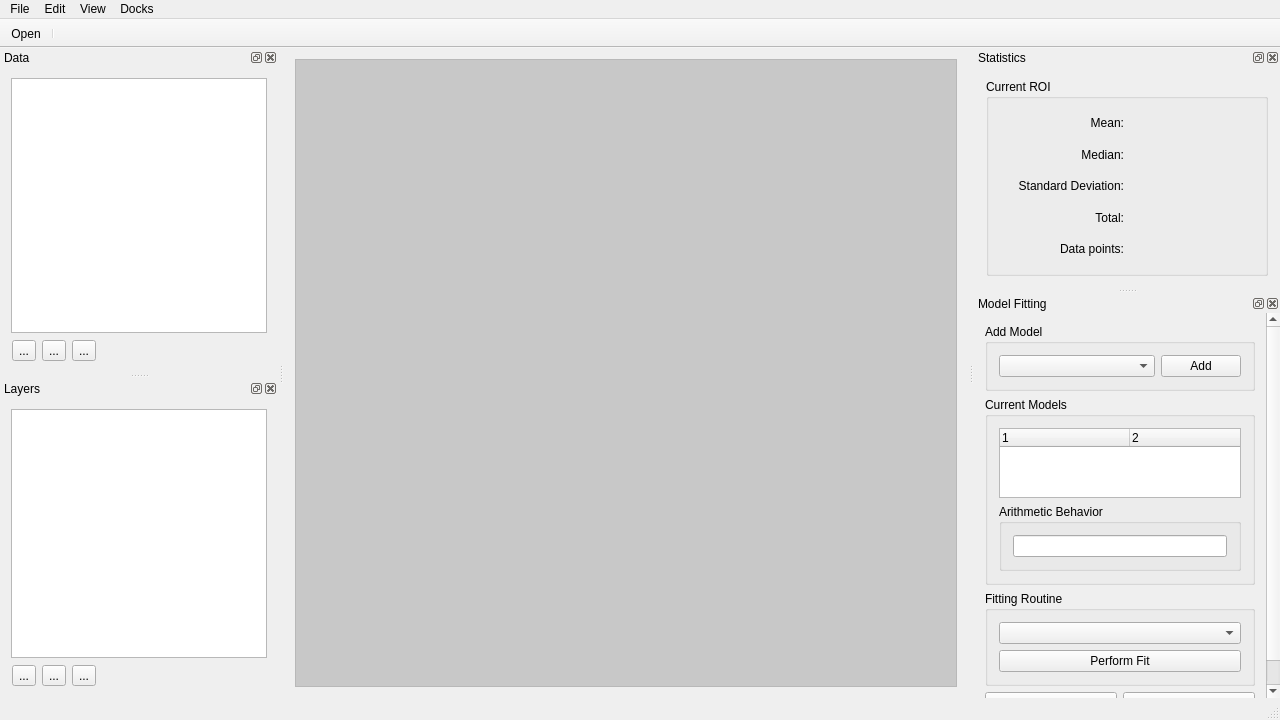
<?xml version="1.0" encoding="UTF-8"?>
<ui version="4.0">
 <class>MainWindow</class>
 <widget class="QMainWindow" name="MainWindow">
  <property name="geometry">
   <rect>
    <x>0</x>
    <y>0</y>
    <width>1280</width>
    <height>720</height>
   </rect>
  </property>
  <property name="minimumSize">
   <size>
    <width>640</width>
    <height>480</height>
   </size>
  </property>
  <property name="windowTitle">
   <string>Pyfocal</string>
  </property>
  <widget class="QWidget" name="centralWidget">
   <layout class="QGridLayout" name="gridLayout">
    <item row="0" column="0">
     <widget class="QMdiArea" name="mdiArea">
      <property name="frameShape">
       <enum>QFrame::StyledPanel</enum>
      </property>
      <property name="frameShadow">
       <enum>QFrame::Plain</enum>
      </property>
      <property name="lineWidth">
       <number>2</number>
      </property>
      <property name="background">
       <brush brushstyle="SolidPattern">
        <color alpha="255">
         <red>200</red>
         <green>200</green>
         <blue>200</blue>
        </color>
       </brush>
      </property>
     </widget>
    </item>
   </layout>
  </widget>
  <widget class="QMenuBar" name="menuBar">
   <property name="geometry">
    <rect>
     <x>0</x>
     <y>0</y>
     <width>1280</width>
     <height>22</height>
    </rect>
   </property>
   <widget class="QMenu" name="menuFile">
    <property name="title">
     <string>File</string>
    </property>
    <addaction name="actionOpen"/>
    <addaction name="separator"/>
    <addaction name="actionExit"/>
   </widget>
   <widget class="QMenu" name="menuEdit">
    <property name="title">
     <string>Edit</string>
    </property>
   </widget>
   <widget class="QMenu" name="menuView">
    <property name="title">
     <string>View</string>
    </property>
   </widget>
   <widget class="QMenu" name="menuDocks">
    <property name="title">
     <string>Docks</string>
    </property>
   </widget>
   <addaction name="menuFile"/>
   <addaction name="menuEdit"/>
   <addaction name="menuView"/>
   <addaction name="menuDocks"/>
  </widget>
  <widget class="QToolBar" name="mainToolBar">
   <property name="movable">
    <bool>false</bool>
   </property>
   <property name="floatable">
    <bool>false</bool>
   </property>
   <attribute name="toolBarArea">
    <enum>TopToolBarArea</enum>
   </attribute>
   <attribute name="toolBarBreak">
    <bool>false</bool>
   </attribute>
   <addaction name="actionOpen"/>
   <addaction name="separator"/>
  </widget>
  <widget class="QStatusBar" name="statusBar"/>
  <widget class="QDockWidget" name="dockWidget">
   <property name="minimumSize">
    <size>
     <width>176</width>
     <height>267</height>
    </size>
   </property>
   <property name="floating">
    <bool>false</bool>
   </property>
   <property name="windowTitle">
    <string notr="true">Data</string>
   </property>
   <attribute name="dockWidgetArea">
    <number>1</number>
   </attribute>
   <widget class="QWidget" name="dockWidgetContents">
    <layout class="QVBoxLayout" name="verticalLayout_3">
     <item>
      <widget class="QListWidget" name="listWidget"/>
     </item>
     <item>
      <layout class="QHBoxLayout" name="horizontalLayout_2">
       <property name="leftMargin">
        <number>1</number>
       </property>
       <property name="topMargin">
        <number>1</number>
       </property>
       <property name="rightMargin">
        <number>1</number>
       </property>
       <property name="bottomMargin">
        <number>1</number>
       </property>
       <item>
        <widget class="QToolButton" name="toolButton_3">
         <property name="toolTip">
          <string extracomment="Create new plot window from data"/>
         </property>
         <property name="text">
          <string>...</string>
         </property>
         <property name="icon">
          <iconset>
           <normalon>:/Template-50.png</normalon>
          </iconset>
         </property>
         <property name="iconSize">
          <size>
           <width>20</width>
           <height>20</height>
          </size>
         </property>
        </widget>
       </item>
       <item>
        <widget class="QToolButton" name="toolButton_2">
         <property name="toolTip">
          <string extracomment="Add data to current plot window"/>
         </property>
         <property name="text">
          <string>...</string>
         </property>
         <property name="icon">
          <iconset>
           <normalon>:/Change Theme-50.png</normalon>
          </iconset>
         </property>
         <property name="iconSize">
          <size>
           <width>20</width>
           <height>20</height>
          </size>
         </property>
        </widget>
       </item>
       <item>
        <widget class="QToolButton" name="toolButton">
         <property name="toolTip">
          <string extracomment="Remove data"/>
         </property>
         <property name="text">
          <string>...</string>
         </property>
         <property name="icon">
          <iconset>
           <normalon>:/Remove Image-50.png</normalon>
          </iconset>
         </property>
         <property name="iconSize">
          <size>
           <width>20</width>
           <height>20</height>
          </size>
         </property>
        </widget>
       </item>
       <item>
        <spacer name="horizontalSpacer">
         <property name="orientation">
          <enum>Qt::Horizontal</enum>
         </property>
         <property name="sizeHint" stdset="0">
          <size>
           <width>40</width>
           <height>20</height>
          </size>
         </property>
        </spacer>
       </item>
      </layout>
     </item>
    </layout>
   </widget>
  </widget>
  <widget class="QDockWidget" name="dockWidget_2">
   <property name="sizePolicy">
    <sizepolicy hsizetype="Preferred" vsizetype="Minimum">
     <horstretch>0</horstretch>
     <verstretch>0</verstretch>
    </sizepolicy>
   </property>
   <property name="minimumSize">
    <size>
     <width>243</width>
     <height>211</height>
    </size>
   </property>
   <property name="windowTitle">
    <string notr="true">Statistics</string>
   </property>
   <attribute name="dockWidgetArea">
    <number>2</number>
   </attribute>
   <widget class="QWidget" name="dockWidgetContents_2">
    <layout class="QVBoxLayout" name="verticalLayout_7">
     <property name="leftMargin">
      <number>12</number>
     </property>
     <property name="topMargin">
      <number>12</number>
     </property>
     <property name="rightMargin">
      <number>12</number>
     </property>
     <property name="bottomMargin">
      <number>12</number>
     </property>
     <item>
      <widget class="QGroupBox" name="groupBox_2">
       <property name="sizePolicy">
        <sizepolicy hsizetype="Preferred" vsizetype="Preferred">
         <horstretch>0</horstretch>
         <verstretch>0</verstretch>
        </sizepolicy>
       </property>
       <property name="maximumSize">
        <size>
         <width>16777215</width>
         <height>16777215</height>
        </size>
       </property>
       <property name="title">
        <string>Current ROI</string>
       </property>
       <layout class="QGridLayout" name="gridLayout_2">
        <item row="1" column="0">
         <widget class="QLabel" name="label_3">
          <property name="text">
           <string>Median:</string>
          </property>
          <property name="alignment">
           <set>Qt::AlignRight|Qt::AlignTrailing|Qt::AlignVCenter</set>
          </property>
         </widget>
        </item>
        <item row="2" column="1">
         <widget class="QLabel" name="label_6">
          <property name="text">
           <string/>
          </property>
         </widget>
        </item>
        <item row="0" column="0">
         <widget class="QLabel" name="label">
          <property name="text">
           <string>Mean:</string>
          </property>
          <property name="alignment">
           <set>Qt::AlignRight|Qt::AlignTrailing|Qt::AlignVCenter</set>
          </property>
         </widget>
        </item>
        <item row="4" column="0">
         <widget class="QLabel" name="label_9">
          <property name="text">
           <string>Data points:</string>
          </property>
          <property name="alignment">
           <set>Qt::AlignRight|Qt::AlignTrailing|Qt::AlignVCenter</set>
          </property>
         </widget>
        </item>
        <item row="4" column="1">
         <widget class="QLabel" name="label_10">
          <property name="text">
           <string/>
          </property>
         </widget>
        </item>
        <item row="0" column="1">
         <widget class="QLabel" name="label_2">
          <property name="text">
           <string/>
          </property>
         </widget>
        </item>
        <item row="3" column="1">
         <widget class="QLabel" name="label_8">
          <property name="text">
           <string/>
          </property>
         </widget>
        </item>
        <item row="2" column="0">
         <widget class="QLabel" name="label_5">
          <property name="text">
           <string>Standard Deviation:</string>
          </property>
          <property name="alignment">
           <set>Qt::AlignRight|Qt::AlignTrailing|Qt::AlignVCenter</set>
          </property>
         </widget>
        </item>
        <item row="3" column="0">
         <widget class="QLabel" name="label_7">
          <property name="text">
           <string>Total:</string>
          </property>
          <property name="alignment">
           <set>Qt::AlignRight|Qt::AlignTrailing|Qt::AlignVCenter</set>
          </property>
         </widget>
        </item>
        <item row="1" column="1">
         <widget class="QLabel" name="label_4">
          <property name="text">
           <string/>
          </property>
         </widget>
        </item>
       </layout>
      </widget>
     </item>
    </layout>
   </widget>
  </widget>
  <widget class="QDockWidget" name="dockWidget_3">
   <property name="windowTitle">
    <string>Layers</string>
   </property>
   <attribute name="dockWidgetArea">
    <number>1</number>
   </attribute>
   <widget class="QWidget" name="dockWidgetContents_3">
    <layout class="QVBoxLayout" name="verticalLayout">
     <item>
      <widget class="QTreeWidget" name="treeWidget_2">
       <property name="headerHidden">
        <bool>true</bool>
       </property>
       <column>
        <property name="text">
         <string notr="true">1</string>
        </property>
       </column>
      </widget>
     </item>
     <item>
      <layout class="QHBoxLayout" name="horizontalLayout_3">
       <property name="leftMargin">
        <number>1</number>
       </property>
       <property name="topMargin">
        <number>1</number>
       </property>
       <property name="rightMargin">
        <number>1</number>
       </property>
       <property name="bottomMargin">
        <number>1</number>
       </property>
       <item>
        <widget class="QToolButton" name="toolButton_6">
         <property name="text">
          <string>...</string>
         </property>
        </widget>
       </item>
       <item>
        <widget class="QToolButton" name="toolButton_5">
         <property name="text">
          <string>...</string>
         </property>
        </widget>
       </item>
       <item>
        <widget class="QToolButton" name="toolButton_4">
         <property name="text">
          <string>...</string>
         </property>
        </widget>
       </item>
       <item>
        <spacer name="horizontalSpacer_2">
         <property name="orientation">
          <enum>Qt::Horizontal</enum>
         </property>
         <property name="sizeHint" stdset="0">
          <size>
           <width>40</width>
           <height>20</height>
          </size>
         </property>
        </spacer>
       </item>
      </layout>
     </item>
    </layout>
   </widget>
  </widget>
  <widget class="QDockWidget" name="dockWidget_4">
   <property name="minimumSize">
    <size>
     <width>76</width>
     <height>98</height>
    </size>
   </property>
   <property name="features">
    <set>QDockWidget::AllDockWidgetFeatures</set>
   </property>
   <property name="windowTitle">
    <string>Model Fitting</string>
   </property>
   <attribute name="dockWidgetArea">
    <number>2</number>
   </attribute>
   <widget class="QWidget" name="dockWidgetContents_4">
    <layout class="QVBoxLayout" name="verticalLayout_2">
     <property name="leftMargin">
      <number>0</number>
     </property>
     <property name="topMargin">
      <number>0</number>
     </property>
     <property name="rightMargin">
      <number>0</number>
     </property>
     <property name="bottomMargin">
      <number>0</number>
     </property>
     <item>
      <widget class="QScrollArea" name="scrollArea">
       <property name="frameShape">
        <enum>QFrame::NoFrame</enum>
       </property>
       <property name="frameShadow">
        <enum>QFrame::Plain</enum>
       </property>
       <property name="lineWidth">
        <number>0</number>
       </property>
       <property name="widgetResizable">
        <bool>true</bool>
       </property>
       <widget class="QWidget" name="scrollAreaWidgetContents">
        <property name="geometry">
         <rect>
          <x>0</x>
          <y>0</y>
          <width>295</width>
          <height>428</height>
         </rect>
        </property>
        <layout class="QVBoxLayout" name="verticalLayout_8">
         <item>
          <widget class="QGroupBox" name="groupBox">
           <property name="title">
            <string>Add Model</string>
           </property>
           <layout class="QHBoxLayout" name="horizontalLayout">
            <item>
             <widget class="QComboBox" name="comboBox">
              <property name="sizePolicy">
               <sizepolicy hsizetype="Preferred" vsizetype="Fixed">
                <horstretch>1</horstretch>
                <verstretch>0</verstretch>
               </sizepolicy>
              </property>
             </widget>
            </item>
            <item>
             <widget class="QPushButton" name="pushButton">
              <property name="text">
               <string>Add</string>
              </property>
             </widget>
            </item>
           </layout>
          </widget>
         </item>
         <item>
          <widget class="QGroupBox" name="groupBox_3">
           <property name="title">
            <string>Current Models</string>
           </property>
           <layout class="QVBoxLayout" name="verticalLayout_4">
            <item>
             <widget class="QTreeWidget" name="treeWidget">
              <property name="allColumnsShowFocus">
               <bool>false</bool>
              </property>
              <property name="headerHidden">
               <bool>false</bool>
              </property>
              <property name="columnCount">
               <number>2</number>
              </property>
              <attribute name="headerVisible">
               <bool>true</bool>
              </attribute>
              <attribute name="headerCascadingSectionResizes">
               <bool>false</bool>
              </attribute>
              <attribute name="headerDefaultSectionSize">
               <number>130</number>
              </attribute>
              <column>
               <property name="text">
                <string notr="true">1</string>
               </property>
              </column>
              <column>
               <property name="text">
                <string notr="true">2</string>
               </property>
              </column>
             </widget>
            </item>
            <item>
             <widget class="QGroupBox" name="groupBox_4">
              <property name="title">
               <string>Arithmetic Behavior</string>
              </property>
              <layout class="QVBoxLayout" name="verticalLayout_5">
               <item>
                <widget class="QLineEdit" name="lineEdit"/>
               </item>
              </layout>
             </widget>
            </item>
           </layout>
          </widget>
         </item>
         <item>
          <widget class="QGroupBox" name="groupBox_5">
           <property name="title">
            <string>Fitting Routine</string>
           </property>
           <layout class="QVBoxLayout" name="verticalLayout_6">
            <item>
             <widget class="QComboBox" name="comboBox_2"/>
            </item>
            <item>
             <widget class="QPushButton" name="pushButton_3">
              <property name="text">
               <string>Perform Fit</string>
              </property>
             </widget>
            </item>
           </layout>
          </widget>
         </item>
         <item>
          <layout class="QHBoxLayout" name="horizontalLayout_4">
           <item>
            <widget class="QPushButton" name="pushButton_4">
             <property name="text">
              <string>Create</string>
             </property>
            </widget>
           </item>
           <item>
            <widget class="QPushButton" name="pushButton_2">
             <property name="text">
              <string>Update</string>
             </property>
            </widget>
           </item>
          </layout>
         </item>
        </layout>
       </widget>
      </widget>
     </item>
    </layout>
   </widget>
  </widget>
  <action name="actionOpen">
   <property name="icon">
    <iconset>
     <normaloff>:/Open Folder-48.png</normaloff>:/Open Folder-48.png</iconset>
   </property>
   <property name="text">
    <string>Open</string>
   </property>
  </action>
  <action name="actionExit">
   <property name="text">
    <string>Exit</string>
   </property>
  </action>
  <action name="actionRemove">
   <property name="text">
    <string>Remove</string>
   </property>
   <property name="toolTip">
    <string>Removes the selected layer</string>
   </property>
  </action>
  <action name="actionChange_Color">
   <property name="text">
    <string>Change Color</string>
   </property>
   <property name="toolTip">
    <string>Change the line color selected layer</string>
   </property>
  </action>
 </widget>
 <layoutdefault spacing="6" margin="11"/>
 <resources/>
 <connections/>
</ui>
